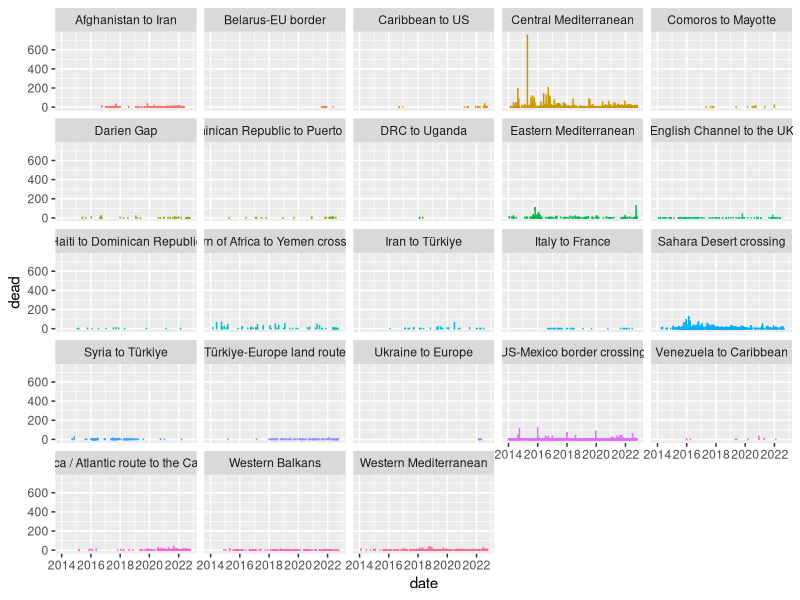
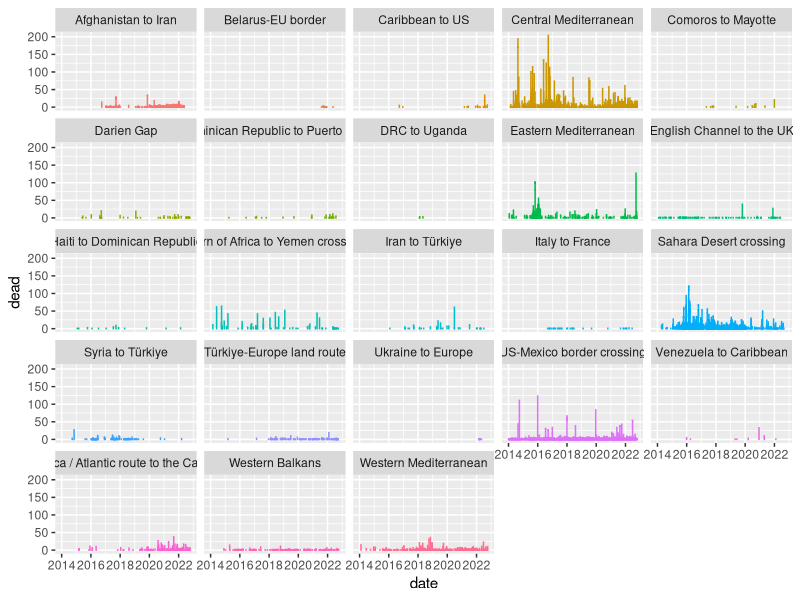
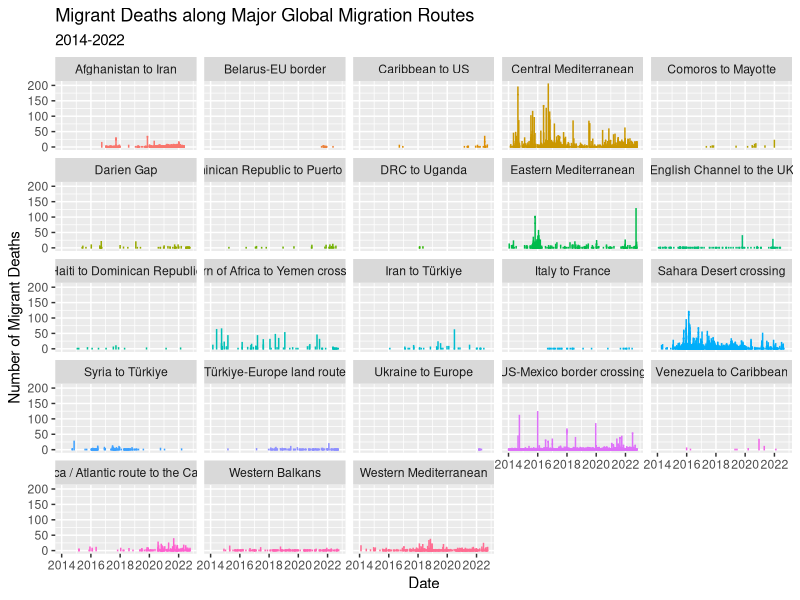

Recreate these plots in R, in order.
library(tidyverse)
library(broom)

#I found this huge csv from the IOM's Global Migration Data and Analysis Centre detailing numbers and locations of dead and/or missing migrants from 2014 to today. It's updated often and has a lot of extremely interesting information on missing migrants across the world
MisMig <- read_csv("Missing_Migrants_Global_Figures_allData_0.csv")
MisMig

#The first thing I'd like to do is compare the Number of Dead of all the different Migration Routes to see which are or have been the deadliest, and possibly see some trends on how they've changed over time
MisMig %>% select("Website Date","Number of Dead", "Migration route")
RouteDeaths <- MisMig %>% select("Website Date","Number of Dead", "Migration route")
RouteDeaths

#Now, I'll remove the NA values in the Migration route column
RouteDeaths <- RouteDeaths %>%
  drop_na()
RouteDeaths

#Here, after some trial and error, I needed to change the column names in order to avoid using quotation marks in the aes() field when plotting. It also simplifies further coding with these variables
colnames(RouteDeaths) <- c('date', 'dead', 'route')
RouteDeaths

#This is my first attempt at a descriptive graphic. I eliminated a couple migrant routes by filtering for the specific routes I wanted. 
RouteDeaths %>% 
  filter(route %in% c("Afghanistan to Iran", "Belarus-EU border", "Caribbean to US", "Central Mediterranean", "Comoros to Mayotte", "Darien Gap", "Dominican Republic to Puerto Rico", "DRC to Uganda", "Eastern Mediterranean", "English Channel to the UK", "Haiti to Dominican Republic", "Horn of Africa to Yemen crossing", "Iran to Türkiye", "Italy to France", "Sahara Desert crossing", "Syria to Türkiye", "Türkiye-Europe land route", "Ukraine to Europe", "US-Mexico border crossing", "Venezuela to Caribbean", "Western Africa / Atlantic route to the Canary Islands", "Western Balkans", "Western Mediterranean" )) %>%
  ggplot(aes(date, dead, color = route)) +
  geom_col() +
  facet_wrap(~ route) +
  guides(color = FALSE)

#In the above visualization, I noticed that there was on extremely high value in the Central Mediterranean route, so I decided to eliminate the outlier in order to scale the y axis accordingly
RouteDeaths %>% 
  filter(route %in% c("Afghanistan to Iran", "Belarus-EU border", "Caribbean to US", "Central Mediterranean", "Comoros to Mayotte", "Darien Gap", "Dominican Republic to Puerto Rico", "DRC to Uganda", "Eastern Mediterranean", "English Channel to the UK", "Haiti to Dominican Republic", "Horn of Africa to Yemen crossing", "Iran to Türkiye", "Italy to France", "Sahara Desert crossing", "Syria to Türkiye", "Türkiye-Europe land route", "Ukraine to Europe", "US-Mexico border crossing", "Venezuela to Caribbean", "Western Africa / Atlantic route to the Canary Islands", "Western Balkans", "Western Mediterranean" )) %>%
  filter(dead <= 300) %>%
  ggplot(aes(date, dead, color = route)) +
  geom_col() +
  facet_wrap(~ route) +
  guides(color = FALSE)

#Now, trends in migrant deaths over time are much clearer. Finally, I now need to format the legends
RouteDeaths %>% 
  filter(route %in% c("Afghanistan to Iran", "Belarus-EU border", "Caribbean to US", "Central Mediterranean", "Comoros to Mayotte", "Darien Gap", "Dominican Republic to Puerto Rico", "DRC to Uganda", "Eastern Mediterranean", "English Channel to the UK", "Haiti to Dominican Republic", "Horn of Africa to Yemen crossing", "Iran to Türkiye", "Italy to France", "Sahara Desert crossing", "Syria to Türkiye", "Türkiye-Europe land route", "Ukraine to Europe", "US-Mexico border crossing", "Venezuela to Caribbean", "Western Africa / Atlantic route to the Canary Islands", "Western Balkans", "Western Mediterranean" )) %>%
  filter(dead <= 300) %>%
  ggplot(aes(date, dead, color = route)) +
  geom_col() +
  facet_wrap(~ route) +
  guides(color = FALSE) +
  labs(x="Date", y="Number of Migrant Deaths", 
       title="Migrant Deaths along Major Global Migration Routes",
       subtitle="2014-2022")


 